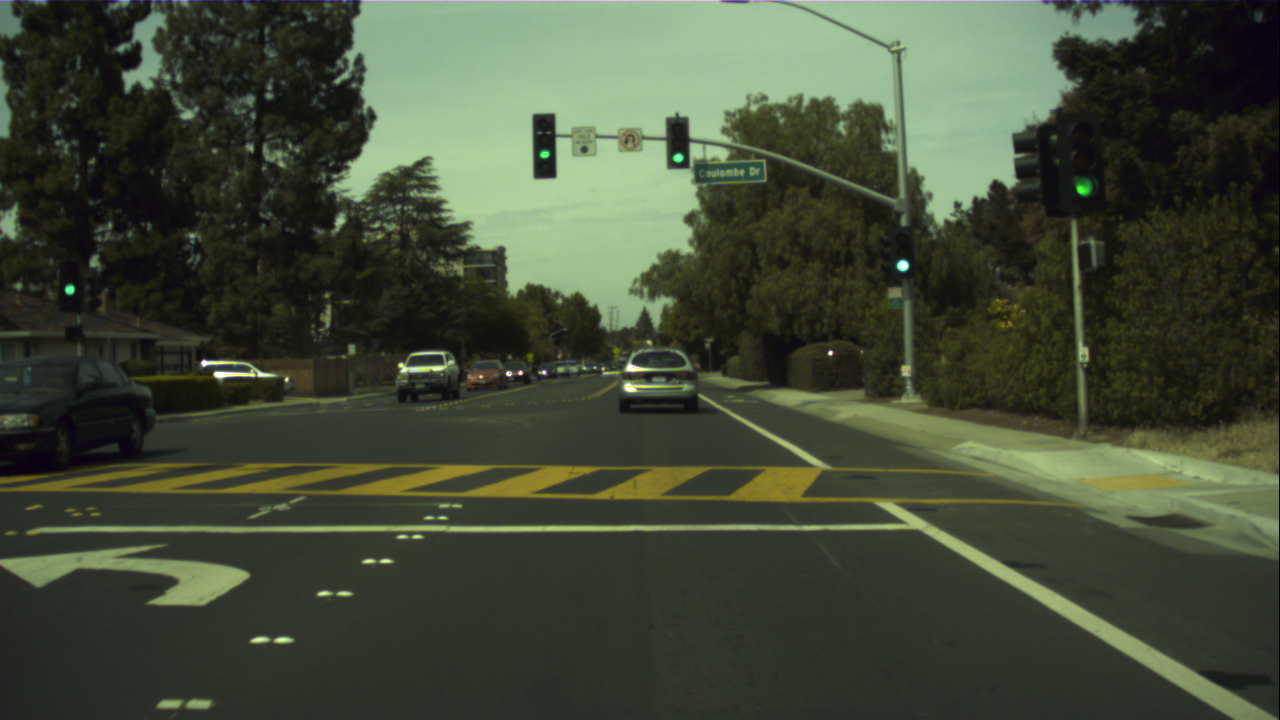
#> input picture 15096.png, 1280 x 720 px
$ python houghCircleTransform.py
#> lines starting #> are read from the running program, lines starting #| are printed output that depends on the picture; after the words box and inside, x2 and y2 are one past the last pixel; in counts of white or black regions, pixels touching at a corner belong together
import numpy as np
import cv2
import time
import matplotlib.pyplot as plt
import matplotlib.image as mpimg


img = cv2.imread("15096.png")
#> img is the input picture: shape (720, 1280, 3); mean B, G, R 55.8, 74.3, 66.4
# [21 lines of commented-out code are left out]
img = img[0:int(img.shape[0]/2), 0:int(img.shape[1]), 0:3].copy()
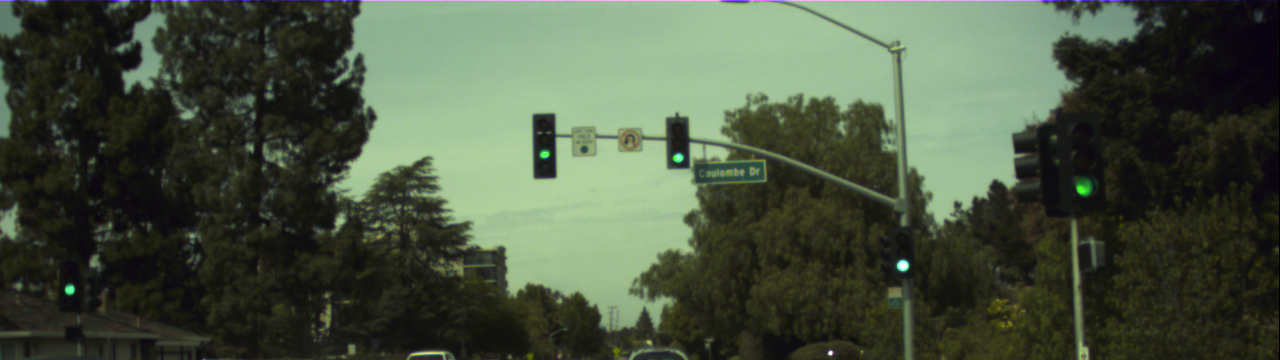
#> img: shape (360, 1280, 3); mean B, G, R 63.9, 83.4, 72
img_gray = cv2.cvtColor(img, cv2.COLOR_BGR2GRAY)
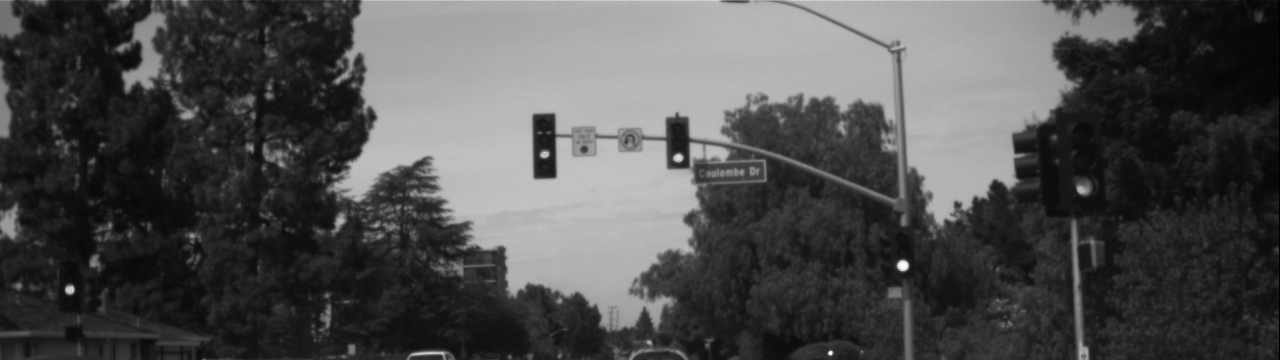
#> img_gray: shape (360, 1280); min 0, max 255, mean 77.8
img_blur = cv2.blur(img_gray, (5, 5))
img_non_filter = cv2.Canny(img_blur, 100, 200)
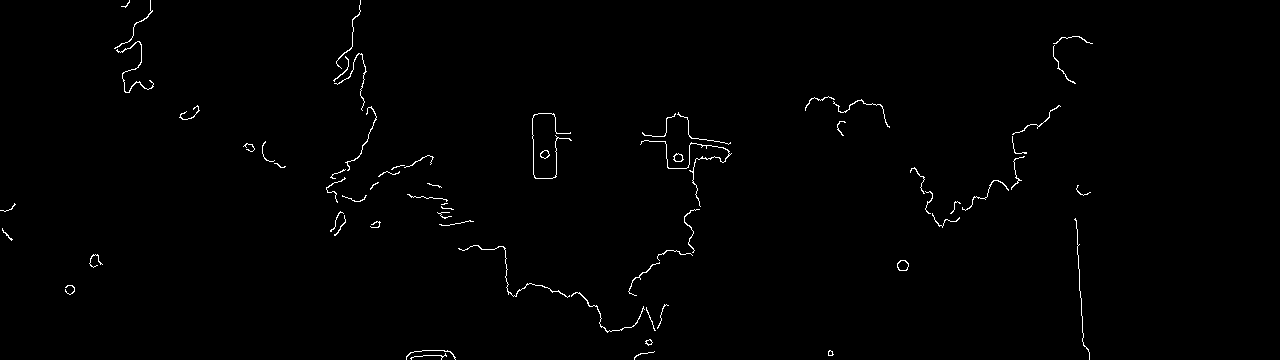
#> img_non_filter: shape (360, 1280); 0.8% white in thin lines or dots, all inside (x1, y1, x2, y2) = (0, 0, 1093, 360)

minimumDistanceBetweenCircles = 50;


imgOrg = cv2.imread("imgThreshold.png")
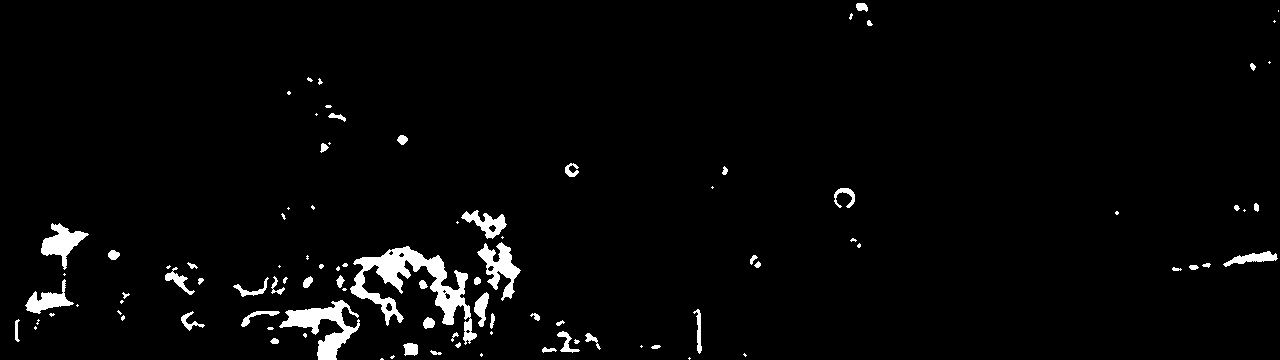
#> input picture imgThreshold.png, 1280 x 360 px
#> imgOrg is the input picture: shape (360, 1280, 3); 2.8% white; 98 white regions (45 under 20 px), largest, box (x1, y1, x2, y2) and area: (350, 246, 477, 345) 3668, (279, 300, 360, 360) 1793, (477, 242, 521, 301) 1056
img_filter = cv2.cvtColor(imgOrg, cv2.COLOR_BGR2GRAY)
#img_filter = cv2.Canny(img_filter, 100, 200)

img_and = cv2.bitwise_and(img_filter, img_non_filter)
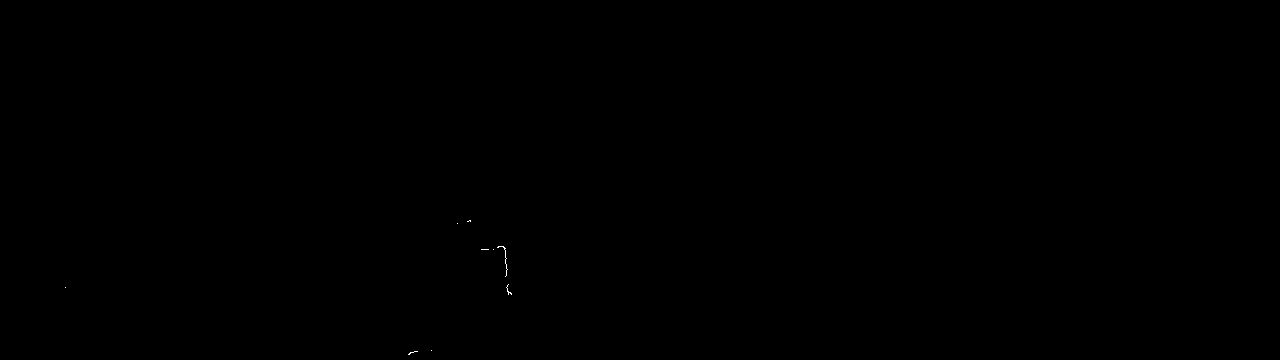
#> img_and: shape (360, 1280); 0.02% white in thin lines or dots, all inside (x1, y1, x2, y2) = (65, 220, 512, 355)

cv2.imshow("Filter", img_filter)
cv2.imshow("No filter", img_non_filter)
cv2.imshow("And", img_and)
cv2.waitKey()
cv2.destroyAllWindows()
start = time.perf_counter()

imgOrg = img
img = img_and
maxRad = 12
minRad = 3

acc = np.zeros((img.shape[1], img.shape[0], maxRad - minRad))
#print(img.shape[1])
for w in range(0, img.shape[1] - 1):
    for h in range(0, img.shape[0] - 1):
        #print((w + h*img.shape[1])/(img.shape[0]*img.shape[1]))
        if img[h, w] == 255:
            for r in range(0, maxRad - minRad):
                for th in range(0, 360):
                    a = int(round(w - (r + minRad) * np.cos((th * np.pi) / 180)))
                    b = int(round(h - (r + minRad) * np.sin((th * np.pi) / 180)))
                    if a >= 0 and a < img.shape[1] and b >= 0 and b < img.shape[0]:
                        acc[a, b, r] += 1
                        #print(acc[a, b, r])
circlePoints = []
isPart = 0
notPart = 0
#print(np.max(acc[a-1:a+1, b-1:b+1, r-1:r+1]))
end = time.perf_counter()
print(end - start)
#acc=np.pad(acc, ((1,1),(1,1),(1,1)), mode="constant", constant_values=0)
for r  in range(acc.shape[2] - 1,  0, -1):
    for a in range(0, acc.shape[0]):
        for b in range(0, acc.shape[1]):
            if r + minRad > a:
                radSumA = a
            elif r + minRad > acc.shape[0] - a:
                radSumA = acc.shape[0] - a
            else:
                radSumA =  r + minRad
            if r + minRad > b:
                radSumB = b
            elif r + minRad > acc.shape[1] - b:
                radSumA = acc.shape[0] - b
            else:
                radSumB =  r + minRad
            if acc[a, b, r] > 100 and np.max(acc[a-radSumA:a+radSumA, b-radSumB:b+radSumB, r-1:r+1]) <= acc[a, b, r]:
                for th in range(0, 360):
                    x = int(round(a - (r + minRad) * np.cos((th * np.pi) / 180)))
                    y = int(round(b - (r + minRad) * np.sin((th * np.pi) / 180)))
                    if x >= 0 and x < img.shape[1] and y >= 0 and y < img.shape[0]:
                        if (x, y) not in circlePoints:
                            circlePoints.append((x, y))
                            if img[y, x] == 255:
                                isPart = isPart + 1
                            else:
                                notPart = notPart + 1
                if isPart / (isPart + notPart) >= 0.4:
                    if r + minRad + minimumDistanceBetweenCircles > a:
                        radSumAneg = a
                    else:
                        radSumAneg =  r + minRad + minimumDistanceBetweenCircles
                    if r + minRad + minimumDistanceBetweenCircles > acc.shape[0] - a:
                        radSumApos = acc.shape[0] - a
                    else:
                        radSumApos =  r + minRad + minimumDistanceBetweenCircles
                    if r + minRad + minimumDistanceBetweenCircles > b:
                        radSumBneg = b
                    else:
                        radSumBneg =  r + minRad + minimumDistanceBetweenCircles
                    if r + minRad + minimumDistanceBetweenCircles > acc.shape[1] - b:
                        radSumBpos = acc.shape[1] - b
                    else:
                        radSumBpos =  r + minRad + minimumDistanceBetweenCircles
                    cv2.circle(imgOrg, (a, b), r + minRad, (0, 0, 255), 1)
                    acc[a-radSumAneg:a+radSumApos, b-radSumBneg:b+radSumBpos, 0:maxRad-minRad] = 0
                circlePoints.clear()
                isPart = 0
                notPart = 0
#> imgOrg: shape (360, 1280, 3); under 0.01% of pixels changed, all inside (x1, y1, x2, y2) = (497, 246, 506, 255)
#> after the loop, circlePoints = []
end = time.perf_counter()
print(end - start)
cv2.imshow("img", imgOrg)
cv2.imshow("And", img_and)
cv2.imwrite("houghCircle.png", imgOrg)
cv2.waitKey()
cv2.destroyAllWindows()
lum_img = acc[:, :, 5]
plt.figure(figsize = (25, 40))
plt.imshow(lum_img, cmap="hot")
plt.colorbar()
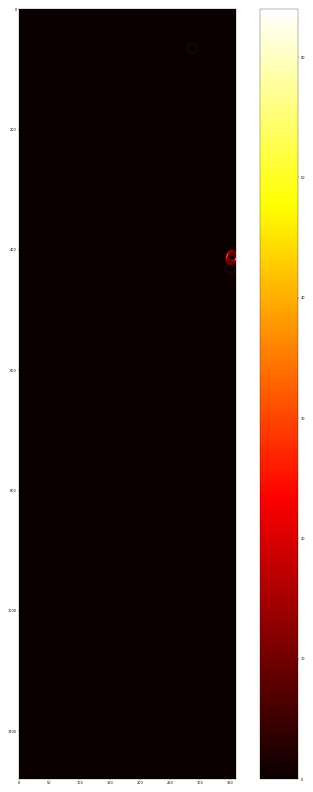
#> figure drawn by matplotlib, 2 panels
